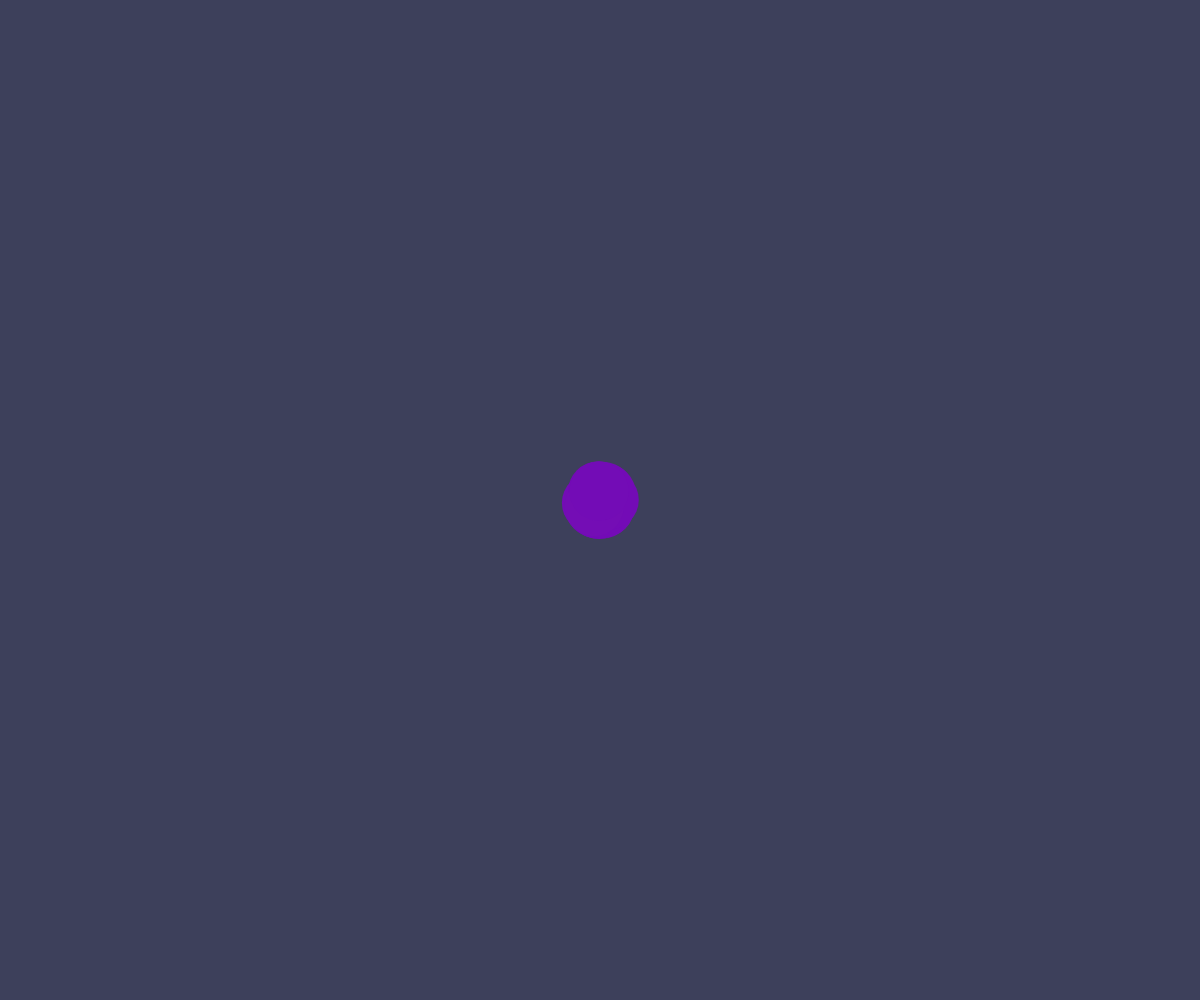
Frame 1 (no input)
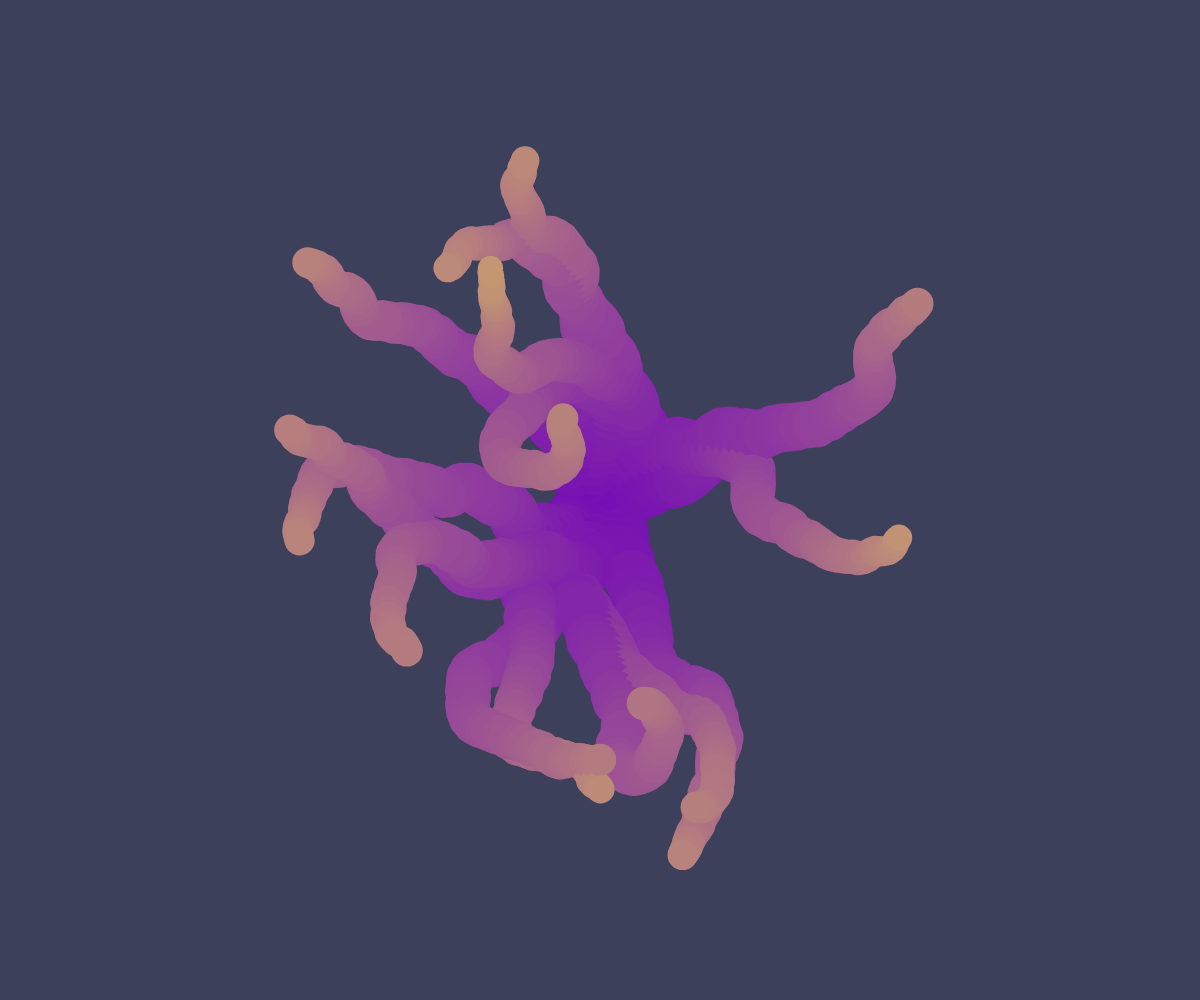
Frame 60 (no input)
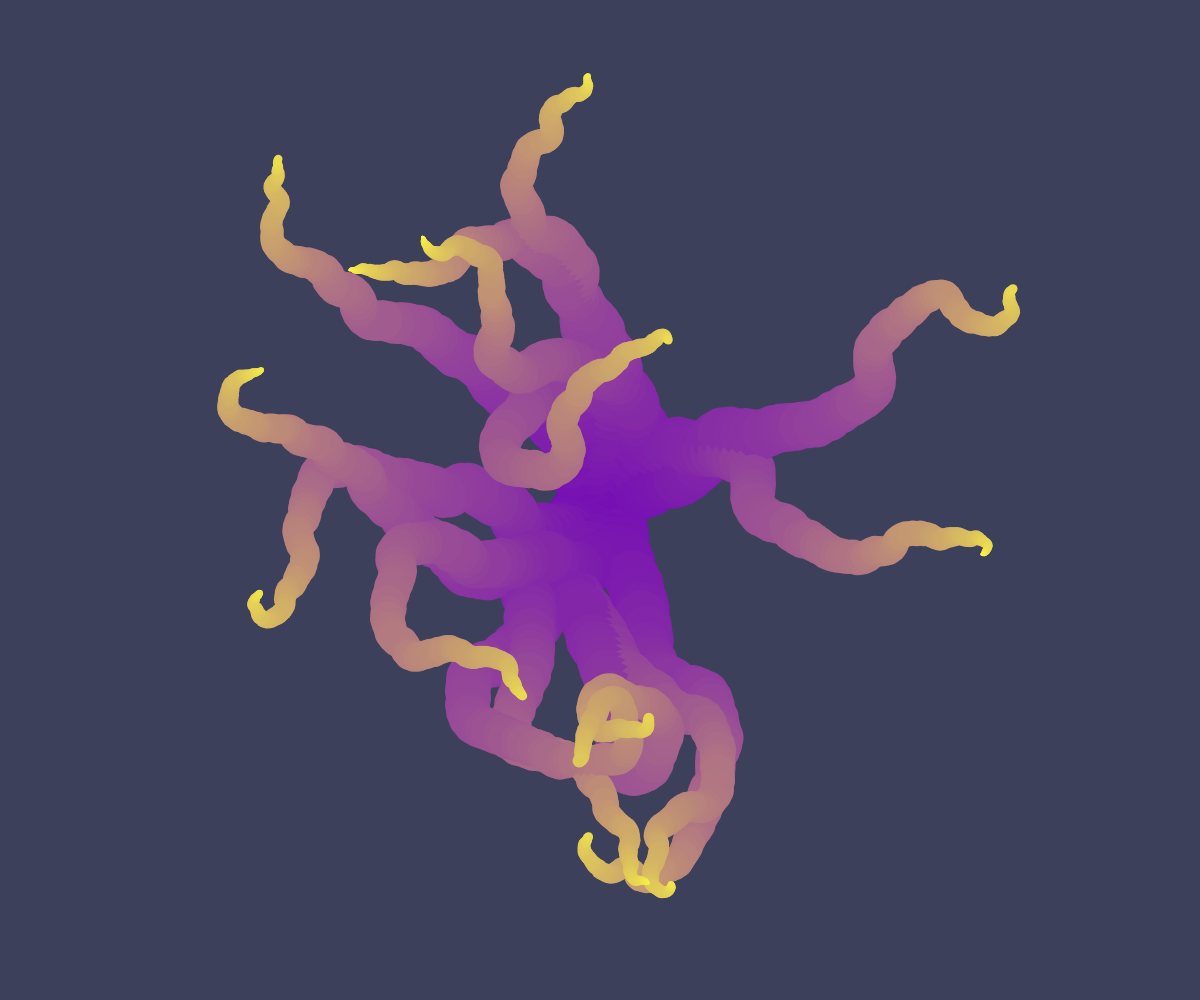
Frame 120 (the mouse pressed at the canvas centre since frame 60)

The p5.js sketch that drew these frames (run headless with seeded random() and noise() and a simulated clock; from frame 60 on, the mouse is pressed at the canvas centre):

// p5.js sketch
// ── sketch.js
let points = [];

const num = 15;
const startRad = 30;

const speed = 0.3;

let done = false;

function setup() {
  createCanvas(windowWidth, windowHeight)
  background("#3d405b");
  
  
  noStroke(1);
  
  createBurst();
}

function draw() {
  if(!done) {
    points.forEach(point => {
      point.update();
      point.draw();
      if(point.rad < 0) {
        done = true;
      }
    });
  }
}

function mouseReleased() {
  createBurst();
}

function createBurst() {
  //background("#000814");
  done = false;
  points = [];
  
  
  
  for(let i = 0; i < num; i ++) {
    points.push(new Point(width/2, height/2, random(TAU), startRad));
  }
}

class Point {
  constructor(x, y, ang, rad) {
    this.x = x;
    this.y = y;
    this.ang = ang;
    this.rad = rad;
  }
  
  update() {
    this.rad -= random(0.5, 0.0003)
    this.ang += random(-PI/6, PI/6);
    
    this.x += cos(this.ang) * this.rad * speed;
    this.y += sin(this.ang) * this.rad * speed;
  }
  
  draw() {
    const startColor = color("#7209b7");
    const endColor = color("#ffff3f");
    
  
    
    const col = lerpColor(startColor, endColor, map(this.rad, startRad, 0, 0, 1));
    fill(col);
    circle(this.x, this.y, this.rad * 2);
    
    
  }
}
